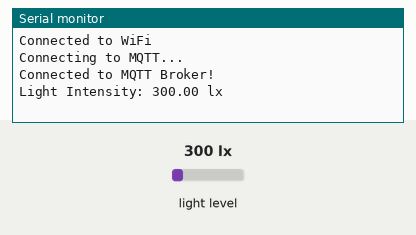
Recording of a sketch running on a simulated Arduino MKR. On the bench: the last lines printed to the serial monitor. Inputs (shaded band) come from the test bench; at power-on: light level 300 lx. WiFi joins after 1.5 s; servers stay silent unless stated; no MQTT or app messages arrive unless stated.

Above: at 2.7 s.
2.8 s: light level set to 40 lx
At 7.3 s:
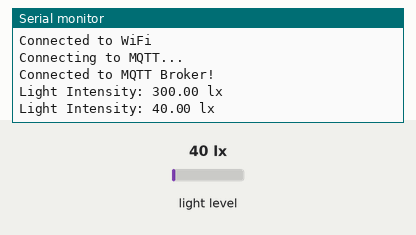
8.8 s: light level set to 500 lx
At 12.3 s:
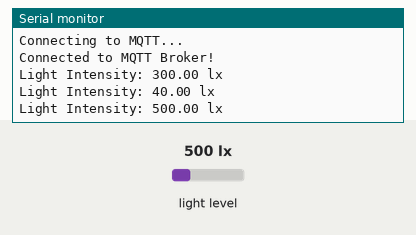
Timing chart, 0 to 13.8 s (numbered marks = the images above; inputs shaded):
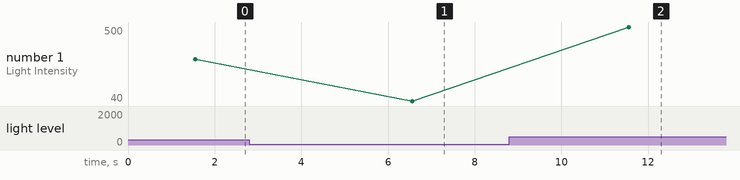

Measured:
- after the input at 2.8 s, the serial monitor: prints a new line after 3.8 s (image 1)
- after the input at 8.8 s, the serial monitor: prints a new line after 2.8 s (image 2)
- plotted number 1: 300 → 40 after the input at 2.8 s, 40 → 500 after the input at 8.8 s

The sketch:

Task3.1IFTTT.ino
```cpp
#include <Wire.h>
#include <BH1750.h>
#include <WiFiNINA.h>
#include <PubSubClient.h>

// WiFi Credentials
#define WIFI_SSID "Home WiFi"
#define WIFI_PASSWORD "akith12345"

// HiveMQ Credentials
#define MQTT_SERVER "e0a61b4b45f149c78c01a7587c9deb7a.s1.eu.hivemq.cloud"
#define MQTT_PORT 8883
#define MQTT_TOPIC "sensor/light"
#define MQTT_USER "hivemq.webclient.1742519149295"
#define MQTT_PASSWORD ";f!1*be,0ah29AQDCRIg"

// Light Threshold
#define LIGHT_THRESHOLD 500

// BH1750 Sensor
BH1750 lightMeter;

// WiFi & MQTT Clients
WiFiSSLClient wifiSSLClient;
PubSubClient mqttClient(wifiSSLClient);

// Variables to track light state
bool sunlightDetected = false;

void connectWiFi() {
    WiFi.begin(WIFI_SSID, WIFI_PASSWORD);
    while (WiFi.status() != WL_CONNECTED) {
        Serial.println("Connecting to WiFi...");
        delay(2000);
    }
    Serial.println("Connected to WiFi");
}

void connectMQTT() {
    while (!mqttClient.connected()) {
        Serial.println("Connecting to MQTT...");
        if (mqttClient.connect("ArduinoNanoIoT", MQTT_USER, MQTT_PASSWORD)) {
            Serial.println("Connected to MQTT Broker!");
        } else {
            Serial.print("Failed, rc=");
            Serial.println(mqttClient.state());
            delay(5000);
        }
    }
}

void setup() {
    Serial.begin(115200);
    Wire.begin();
    lightMeter.begin(BH1750::CONTINUOUS_HIGH_RES_MODE);

    connectWiFi();
    mqttClient.setServer(MQTT_SERVER, MQTT_PORT);
    connectMQTT();
}

void loop() {
    if (!mqttClient.connected()) {
        connectMQTT();
    }
    mqttClient.loop();

    float lux = lightMeter.readLightLevel();
    Serial.print("Light Intensity: ");
    Serial.print(lux);
    Serial.println(" lx");

    char luxStr[10];
    sprintf(luxStr, "%.2f", lux);

    if (lux > LIGHT_THRESHOLD && !sunlightDetected) {
        mqttClient.publish(MQTT_TOPIC, "Sunlight Detected");
        sunlightDetected = true;
    }
    else if (lux <= LIGHT_THRESHOLD && sunlightDetected) {
        mqttClient.publish(MQTT_TOPIC, "Sunlight Stopped");
        sunlightDetected = false;
    }

    delay(5000);
}
```
